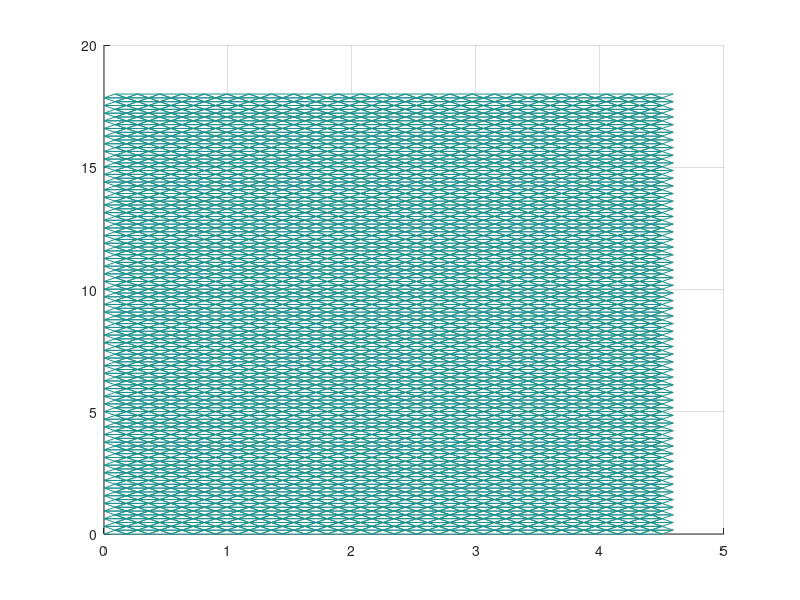

The MATLAB script that drew this image:
% Channel: regular mesh, equilateral triangles
% Soufflet et al. 20,10,5 and 2 km meshes.

% Cyclic_length=4.5
% ============
% Define the number of levels
nl=41;                 % 41 for 10 km, 61 for 5 km
H=4000;                % Depth in m
alpha=1.1;            % The next layer is alpha times thicker
                       % 1.1 for 10 km, 1.06 for 5 km    
% The layer thicknesses will be computed based on this information.                

% Domain size

re=6400;               % Earth's radius
Lx=4.5*pi*re/180;      % In km
                       % We ensure that the cyclic_length is 4.5, othervise  
                       % it is very close to 500 km of Soufflet et al.
Ly=2010;     
  dx=20;               % Approximate mesh resolution. Change it here.
  nn=floor(Lx/dx);
  dx=Lx/nn;            % dx is close to 10 km, and we have the integer number
                       % of intervals within Lx
  
  dy=dx*sqrt(3)/2;
  nn=floor(Ly/dy);
  dy=Ly/nn;            % we ensure that the channel width is exactly Ly
   
  dx=dx*180/re/pi;     % In degrees    
  dy=dy*180/re/pi;
  
  
  lon=0:dx:4.5;
  lat=0:dy:180*Ly/re/pi;
  
  nx=length(lon);
  ny=length(lat);
  nodnum=1:nx*ny;
  nodnum=reshape(nodnum,[ny, nx]);
  xcoord=zeros([ny, nx]);
  xnum=zeros([ny, nx]);
  ycoord=xcoord;
  ynum=zeros([ny, nx]);
  for n=1:nx,
  ycoord(:,n)=lat';
  ynum(:,n)=(1:ny)';
  end;
   
  for n=1:ny,
  xcoord(n,:)=lon;
  xnum(n,:)=(1:nx);
  end;
  for n=2:2:ny,
  xcoord(n,:)=xcoord(n,:)+0.5*dx;
  end;
  xcoord=reshape(xcoord,[1,nx*ny]);
  ycoord=reshape(ycoord,[1,nx*ny]); 
  
  tri=[];
  for n=1:nx-1,
      for nn=1:2:ny-1
      tri=[tri; [nodnum(nn,n),nodnum(nn+1,n),nodnum(nn,n+1)]];
      tri=[tri; [nodnum(nn+1,n),nodnum(nn+1,n+1),nodnum(nn,n+1)]];
      end;
      for nn=2:2:ny-1
      tri=[tri; [nodnum(nn,n),nodnum(nn+1,n),nodnum(nn+1,n+1)]];
      tri=[tri; [nodnum(nn,n),nodnum(nn+1,n+1),nodnum(nn,n+1)]];
      end;
  end;

  % plot
  trimesh(tri, xcoord', ycoord', zeros(nx*ny,1)); 
  view(2)
   
  % Cyclic reduction:
  % The last ny nodes in xcoord, ycoord are equivalent to 
  % the first ny nodes.
  ai=find(tri>(nx-1)*ny);
  tri(ai)=tri(ai)-(nx-1)*ny;
  xcoord=xcoord(1:(nx-1)*ny);
  ycoord=ycoord(1:(nx-1)*ny);
 
  % Cyclic reduction means that the last column has to be removed 
  % in xnum, ynum 
  xnum=xnum(:, 1:nx-1);
  ynum=ynum(:, 1:nx-1);
  xnum=reshape(xnum,[ny*(nx-1),1]);
  ynum=reshape(ynum,[ny*(nx-1),1]);
  
  n2d=(nx-1)*ny;
  nodes=zeros([4, n2d]);
  nodes(1,:)=1:n2d;
  nodes(2,:)=xcoord;
  nodes(3,:)=ycoord;
  nodes(4,:)=zeros(size(ycoord));
  % Set indices to 1 on vertical walls
  ai=find(ycoord==min(lat));
  nodes(4,ai)=1;
  ai=find(ycoord==max(lat));
  nodes(4,ai)=1;
  
  % Define levels:

  dz=H*(1-alpha)/(1-alpha^(nl-1))       % dz of the top layer; then alpha*dz,...
zbar=zeros([1,nl]);
zbar(2)=dz; 
for n=3:nl
zbar(n)=zbar(n-1)*alpha;
end
for n=1:nl-1,
    zbar(n+1)=zbar(n)+zbar(n+1);
end
dd=-H*ones(size(xcoord));

  % Output 2D mesh 
  fid = fopen('nod2d.out','w');
        fprintf(fid,'%8i \n',n2d);
        fprintf(fid,'%8i %8.4f %8.4f %8i\n',nodes); 
        fclose(fid);
 clear nodes       
        
 fid=fopen('elem2d.out','w');
        fprintf(fid,'%8i \n', length(tri(:,1)));
        fprintf(fid,'%8i %8i %8i\n',tri');
        fclose(fid);
 
 
      fid=fopen('depth.out', 'w');
      fprintf(fid,'%g\n', nl);
      fprintf(fid,'%g\n', zbar);
      fprintf(fid,'%7.1f\n', dd);
       
fclose(fid);



